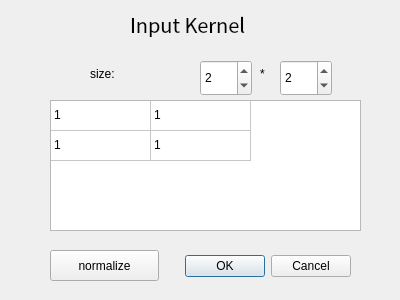
<?xml version="1.0" encoding="UTF-8"?>
<ui version="4.0">
 <class>KernelDialog</class>
 <widget class="QDialog" name="KernelDialog">
  <property name="geometry">
   <rect>
    <x>0</x>
    <y>0</y>
    <width>400</width>
    <height>300</height>
   </rect>
  </property>
  <property name="windowTitle">
   <string>Dialog</string>
  </property>
  <widget class="QDialogButtonBox" name="buttonBox">
   <property name="geometry">
    <rect>
     <x>170</x>
     <y>250</y>
     <width>181</width>
     <height>32</height>
    </rect>
   </property>
   <property name="orientation">
    <enum>Qt::Horizontal</enum>
   </property>
   <property name="standardButtons">
    <set>QDialogButtonBox::Cancel|QDialogButtonBox::Ok</set>
   </property>
  </widget>
  <widget class="QLabel" name="title">
   <property name="geometry">
    <rect>
     <x>130</x>
     <y>10</y>
     <width>161</width>
     <height>27</height>
    </rect>
   </property>
   <property name="font">
    <font>
     <family>Noto Sans CJK SC</family>
     <pointsize>15</pointsize>
    </font>
   </property>
   <property name="text">
    <string>Input Kernel</string>
   </property>
  </widget>
  <widget class="QLabel" name="label_2">
   <property name="geometry">
    <rect>
     <x>90</x>
     <y>60</y>
     <width>81</width>
     <height>27</height>
    </rect>
   </property>
   <property name="text">
    <string>size:</string>
   </property>
  </widget>
  <widget class="QSpinBox" name="boxRow">
   <property name="geometry">
    <rect>
     <x>200</x>
     <y>60</y>
     <width>52</width>
     <height>36</height>
    </rect>
   </property>
   <property name="value">
    <number>2</number>
   </property>
  </widget>
  <widget class="QSpinBox" name="boxCol">
   <property name="geometry">
    <rect>
     <x>280</x>
     <y>60</y>
     <width>52</width>
     <height>36</height>
    </rect>
   </property>
   <property name="value">
    <number>2</number>
   </property>
  </widget>
  <widget class="QLabel" name="label_3">
   <property name="geometry">
    <rect>
     <x>260</x>
     <y>60</y>
     <width>21</width>
     <height>27</height>
    </rect>
   </property>
   <property name="text">
    <string>*</string>
   </property>
  </widget>
  <widget class="QTableWidget" name="kernel">
   <property name="geometry">
    <rect>
     <x>50</x>
     <y>100</y>
     <width>311</width>
     <height>131</height>
    </rect>
   </property>
   <property name="autoFillBackground">
    <bool>false</bool>
   </property>
   <attribute name="horizontalHeaderVisible">
    <bool>false</bool>
   </attribute>
   <attribute name="horizontalHeaderCascadingSectionResizes">
    <bool>false</bool>
   </attribute>
   <attribute name="horizontalHeaderHighlightSections">
    <bool>true</bool>
   </attribute>
   <attribute name="horizontalHeaderShowSortIndicator" stdset="0">
    <bool>false</bool>
   </attribute>
   <attribute name="horizontalHeaderStretchLastSection">
    <bool>false</bool>
   </attribute>
   <attribute name="verticalHeaderVisible">
    <bool>false</bool>
   </attribute>
   <attribute name="verticalHeaderStretchLastSection">
    <bool>false</bool>
   </attribute>
   <row>
    <property name="text">
     <string>0</string>
    </property>
   </row>
   <row>
    <property name="text">
     <string>新建行</string>
    </property>
   </row>
   <column>
    <property name="text">
     <string>新建列</string>
    </property>
   </column>
   <column>
    <property name="text">
     <string>新建列</string>
    </property>
   </column>
   <item row="0" column="0">
    <property name="text">
     <string>1</string>
    </property>
   </item>
   <item row="0" column="1">
    <property name="text">
     <string>1</string>
    </property>
   </item>
   <item row="1" column="0">
    <property name="text">
     <string>1</string>
    </property>
   </item>
   <item row="1" column="1">
    <property name="text">
     <string>1</string>
    </property>
   </item>
  </widget>
  <widget class="QPushButton" name="pushButton">
   <property name="geometry">
    <rect>
     <x>50</x>
     <y>250</y>
     <width>109</width>
     <height>31</height>
    </rect>
   </property>
   <property name="text">
    <string>normalize</string>
   </property>
  </widget>
 </widget>
 <resources/>
 <connections>
  <connection>
   <sender>buttonBox</sender>
   <signal>accepted()</signal>
   <receiver>KernelDialog</receiver>
   <slot>accept()</slot>
   <hints>
    <hint type="sourcelabel">
     <x>248</x>
     <y>254</y>
    </hint>
    <hint type="destinationlabel">
     <x>157</x>
     <y>274</y>
    </hint>
   </hints>
  </connection>
  <connection>
   <sender>buttonBox</sender>
   <signal>rejected()</signal>
   <receiver>KernelDialog</receiver>
   <slot>reject()</slot>
   <hints>
    <hint type="sourcelabel">
     <x>280</x>
     <y>270</y>
    </hint>
    <hint type="destinationlabel">
     <x>286</x>
     <y>274</y>
    </hint>
   </hints>
  </connection>
  <connection>
   <sender>kernel</sender>
   <signal>viewportEntered()</signal>
   <receiver>kernel</receiver>
   <slot>resizeRowsToContents()</slot>
   <hints>
    <hint type="sourcelabel">
     <x>80</x>
     <y>205</y>
    </hint>
    <hint type="destinationlabel">
     <x>84</x>
     <y>213</y>
    </hint>
   </hints>
  </connection>
  <connection>
   <sender>kernel</sender>
   <signal>viewportEntered()</signal>
   <receiver>kernel</receiver>
   <slot>resizeColumnsToContents()</slot>
   <hints>
    <hint type="sourcelabel">
     <x>60</x>
     <y>221</y>
    </hint>
    <hint type="destinationlabel">
     <x>60</x>
     <y>206</y>
    </hint>
   </hints>
  </connection>
 </connections>
</ui>
